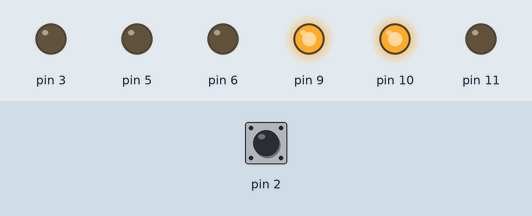
A sketch run on a simulated Arduino Uno, built with avr-gcc and run on an emulated ATmega328P. On the bench: output pins drawn as LEDs (lit = HIGH). The inputs (shaded band) are chosen by the test bench; at power-on: pin 2 HIGH.

Above: at 4.4 s.
4.5 s: pin 2 pulled LOW for 3.2 s
At 4.5 s:
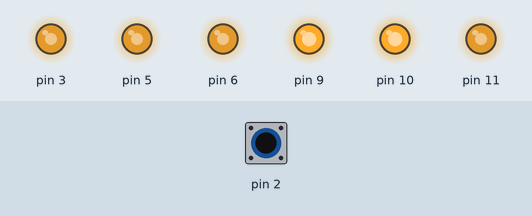
9.2 s: pin 2 pulled LOW for 3.2 s
At 11.8 s:
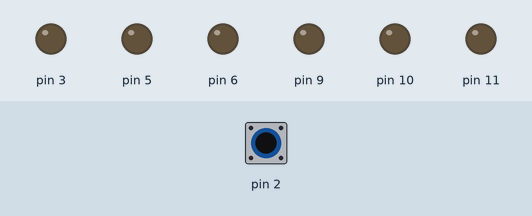
Timing chart, 0 to 13.9 s (numbered marks = the images above; inputs shaded):
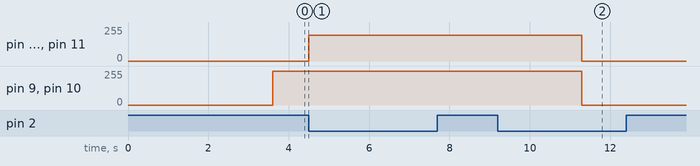

The sketch:

Act10.ino
```cpp
void setup() {
  Serial.begin(9600);
  pinMode(2, INPUT_PULLUP);
  pinMode(3, OUTPUT);
  pinMode(5, OUTPUT);
  pinMode(6, OUTPUT);
  pinMode(9, OUTPUT);
  pinMode(10, OUTPUT);
  pinMode(11, OUTPUT);
}
int a = 0;
int b = 255;
bool click = true;
void loop() {
  if (digitalRead(2) == 1) {
    while (digitalRead(2) == 1) {
      do {
        a++;
        analogWrite(3, a);
        analogWrite(5, a);
        analogWrite(6, a);
        analogWrite(9, a);
        analogWrite(10, a);
        analogWrite(11, a);
        delay(7);
      } while (a <= 255);
      do {
        b--;
        analogWrite(3, b);
        analogWrite(5, b);
        analogWrite(6, b);
        analogWrite(9, b);
        analogWrite(10, b);
        analogWrite(11, b);
        delay(7);
      } while (a > 255 && b > 0);
    }
    if (a <= 255) {
      analogWrite(3, a);
      analogWrite(5, a);
      analogWrite(6, a);
      analogWrite(9, a);
      analogWrite(10, a);
      analogWrite(11, a);
    } else if (a > 255 && b > 0) {
      analogWrite(3, b);
      analogWrite(5, b);
      analogWrite(6, b);
      analogWrite(9, b);
      analogWrite(10, b);
      analogWrite(11, b);
    }
    a = 0;
    b = 255;
  }
}
```

Measured:
- after the input at 4.5 s, pin 3, pin 5, pin 6, pin 11: stays 192/255 (without the input it goes to 128/255 after 0.89 s)
